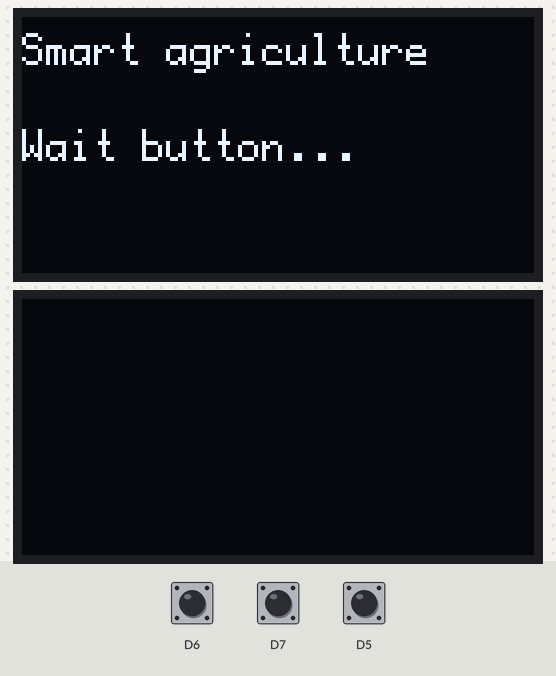
Bench run of a program on a simulated ESP8266 (Wemos D1 mini). Shown: 2 × 128×64 one-colour display. Inputs (shaded band) come from the test bench; at power-on: D5 HIGH, D6 HIGH, D7 HIGH. Random numbers use the default seed unless the program sets one; what the program prints to the serial monitor is not drawn.

Above: at 1.2 s.
1.3 s: D5 pulled LOW for 0.15 s
At 3.0 s:
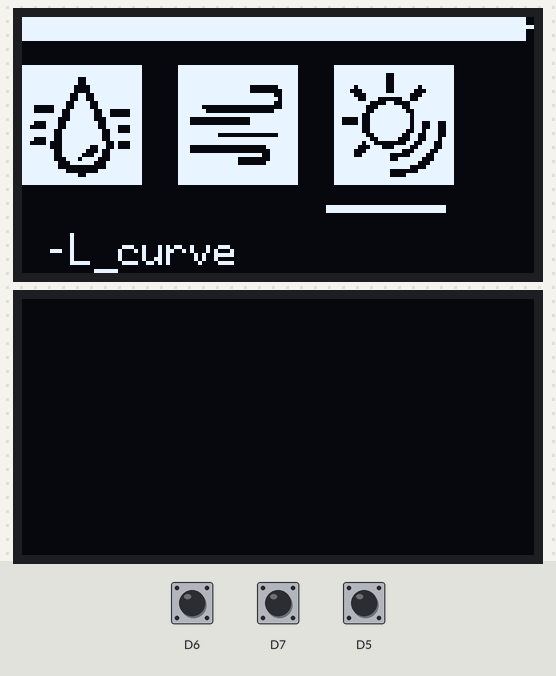
3.3 s: D6 pulled LOW for 1 s
At 5.5 s:
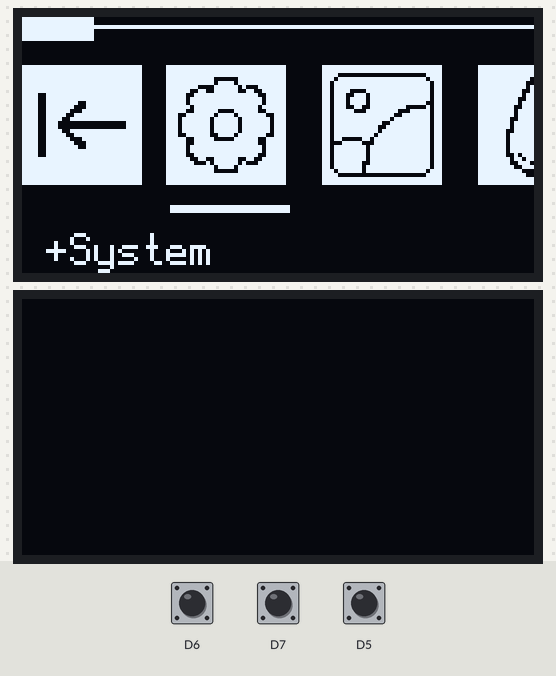
5.8 s: D7 pulled LOW for 3.2 s
At 10.2 s:
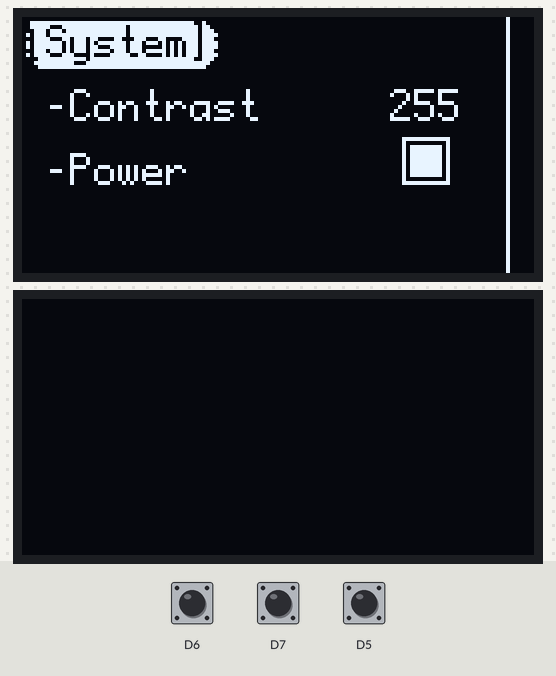
10.5 s: D6 pulled LOW for 0.15 s
At 12.1 s:
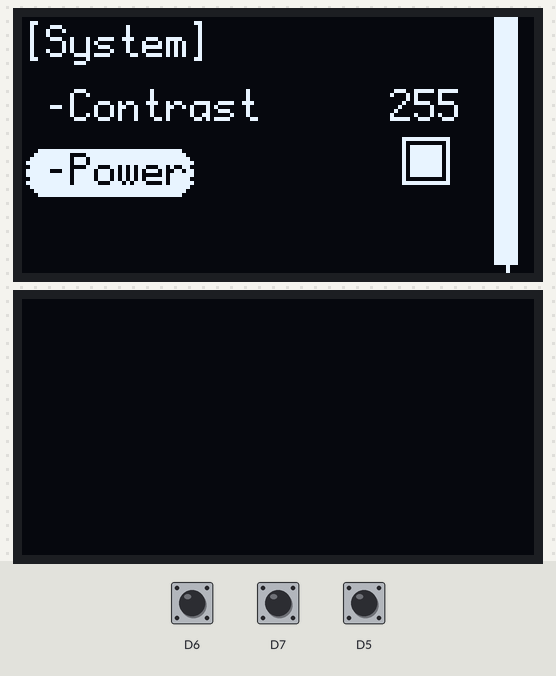
12.4 s: D7 pulled LOW for 0.15 s
At 13.1 s:
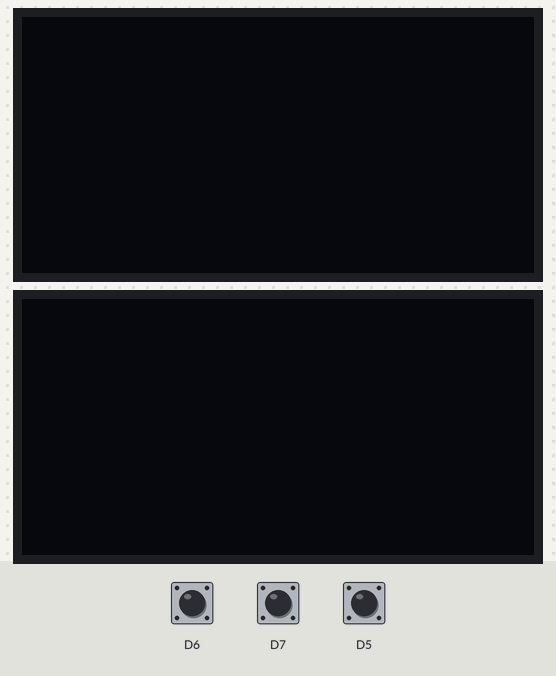
Timing chart, 0 to 15.3 s (numbered marks = the images above; inputs shaded):
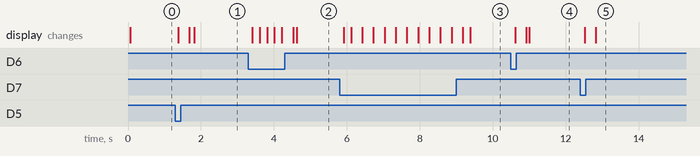

The program:

main.cpp
```cpp
#include <Arduino.h>
#include "menu.h"
#include "application.h"
#include "wave.h"
#include "receiveData.h"

xMenu menu;

int temperature = 0;
int humidity = 0;
int light = 0;
int soil = 0;
int air = 0;

void setup()
{
    Serial.begin(9600);
    Menu_Init(&menu);//菜单初始化
    plotinit();//绘制曲线初始化
}

void loop()
{
    Menu_Loop(&menu);
    receiveData();
}
```

application.h
```cpp
#ifndef _APPLICATION_H
#define _APPLICATION_H

#include "MenuConfig.h"

class Application {
public:
    static void Draw_Home(xpMenu Menu);
    static void Show_Logo(xpMenu Menu);
};

#endif
```

dispDirver.h
```cpp
#ifndef _DISPDRIVER_H_
#define _DISPDRIVER_H_

#include "Arduino.h"

void Disp_Init(void);
void OLED_ClearBuffer(void);
void OLED_SendBuffer(void);
uint16_t OLED_GetStrWidth(const char *s);
void OLED_SetMaxClipWindow(void);
void OLED_SetFont(const uint8_t  *font);
void OLED_DrawPixel(uint16_t x, uint16_t y);
void OLED_DrawLine(uint16_t x1, uint16_t y1, uint16_t x2, uint16_t y2);
uint16_t OLED_DrawStr(uint16_t x, uint16_t y, const char *str);
void OLED_SetDrawColor(void *color);
void OLED_DrawFrame(uint16_t x, uint16_t y, uint16_t w, uint16_t h);
void OLED_DrawRFrame(uint16_t x, uint16_t y, uint16_t w, uint16_t h, uint16_t r);
void OLED_DrawBox(uint16_t x, uint16_t y, uint16_t w, uint16_t h);
void OLED_DrawRBox(uint16_t x, uint16_t y, uint16_t w, uint16_t h, uint16_t r);
void OLED_SetCursor(uint16_t x, uint16_t y);
void OLED_DrawXBMP(uint16_t x, uint16_t y, uint16_t w, uint16_t h, const uint8_t *bitmap);
void OLED_SetContrast(void *value);
void OLED_SetPowerSave(void *is_enable);
uint8_t OLED_GetBufferTileHeight(void);
uint8_t OLED_GetBufferTileWidth(void);
uint8_t *OLED_GetBufferPtr(void);

#endif
```

image.h
```cpp
#ifndef _IMAGE_H_
#define _IMAGE_H_

#define logo_allArray_LEN   9
extern const unsigned char* logo_allArray[logo_allArray_LEN];

#endif
```

menu.h
```cpp
#ifndef __MENU_H__
#define __MENU_H__

#include "MenuConfig.h"

void AddItem(const char *Name, Item_Type Type, const uint8_t *Image, xpItem item, xpPage LocalPage, xpPage nextpage, ItemFunction function);
void AddPage(const char *name, xpPage page, PageType Type);
void Draw_DialogBox(xpMenu Menu, uint16_t x,uint16_t y,uint16_t w,uint16_t h);
void Draw_DialogRBox(xpMenu Menu, uint16_t x, uint16_t y, uint16_t w, uint16_t h, uint16_t r);
uint8_t DialogScale_Show(xpMenu Menu, int16_t x,int16_t y,int16_t Targrt_w,int16_t Targrt_h);
void Set_BgColor(xpMenu Menu, uint8_t color);
void Draw_Scrollbar(uint16_t x, uint16_t y, uint16_t w, uint16_t h, uint16_t r, float step, data_t *data);
void Create_element(xpItem item, element_t *element);
void Create_Menu(xpMenu Menu, xpItem item);

void Menu_Loop(xpMenu menu);
void Menu_Init(xpMenu Menu);

#endif
```

parameter.h
```cpp
#ifndef _PARAMETER_H_
#define _PARAMETER_H_

#include "menuConfig.h"

void ParameterSetting_Widget(xpMenu Menu);

#endif
```

receiveData.h
```cpp
#ifndef receiveData_h
#define receiveData_h
#include"arduino.h"

void receiveData(void);
float parseValue(const String& data, const String& prefix);

#endif
```

text.h
```cpp
#ifndef _TEXT_H_
#define _TEXT_H_

#include "menuConfig.h"

void Text_Widget(xpMenu Menu);

#endif
```

wave.h
```cpp
#ifndef _WAVE_H_
#define _WAVE_H_

#include "menuConfig.h"

void plotinit();
void plotCure(xpMenu Menu);
#endif
```

dispDirver.cpp
```cpp
#include "dispDirver.h"
#include <U8g2lib.h>

U8G2_SSD1306_128X64_NONAME_F_HW_I2C u8g2(U8G2_R0, U8X8_PIN_NONE, SCL, SDA);

void Disp_Init(void)
{
    u8g2.begin();
    u8g2.enableUTF8Print();
}

void OLED_ClearBuffer(void)
{
    u8g2.clearBuffer();
}

void OLED_SendBuffer(void)
{
    u8g2.sendBuffer();
}

uint16_t OLED_GetStrWidth(const char *s)
{
    return u8g2.getStrWidth(s);
}

void OLED_SetMaxClipWindow(void)
{
    u8g2.setMaxClipWindow();
}

void OLED_SetFont(const uint8_t  *font)
{
    u8g2.setFont(font);
}

void OLED_DrawPixel(uint16_t x, uint16_t y)
{
    u8g2.drawPixel(x, y);
}

void OLED_DrawLine(uint16_t x1, uint16_t y1, uint16_t x2, uint16_t y2)
{
    u8g2.drawLine(x1, y1, x2, y2);
}

uint16_t OLED_DrawStr(uint16_t x, uint16_t y, const char *str)
{
    return u8g2.drawStr(x, y, str);
}

void OLED_SetDrawColor(void *color)
{
    u8g2.setDrawColor(*(uint8_t *)color);
}

void OLED_DrawFrame(uint16_t x, uint16_t y, uint16_t w, uint16_t h)
{
    u8g2.drawFrame(x, y, w, h);
}

void OLED_DrawRFrame(uint16_t x, uint16_t y, uint16_t w, uint16_t h, uint16_t r)
{
    u8g2.drawRFrame(x, y, w, h, r);
}

void OLED_DrawBox(uint16_t x, uint16_t y, uint16_t w, uint16_t h)
{
    u8g2.drawBox(x, y, w, h);
}

void OLED_DrawRBox(uint16_t x, uint16_t y, uint16_t w, uint16_t h, uint16_t r)
{
    u8g2.drawRBox(x, y, w, h, r);
}

void OLED_SetCursor(uint16_t x, uint16_t y)
{
    u8g2.setCursor(x, y);
}

void OLED_DrawXBMP(uint16_t x, uint16_t y, uint16_t w, uint16_t h, const uint8_t *bitmap)
{
    u8g2.drawXBMP(x, y, w, h, bitmap);
}

void OLED_SetContrast(void *value)
{
    u8g2.setContrast(*(uint8_t *)value);
}

void OLED_SetPowerSave(void *is_enable)
{
    u8g2.setPowerSave(*(uint8_t *)is_enable);
}

uint8_t OLED_GetBufferTileHeight(void)
{
    return u8g2.getBufferTileHeight();
}

uint8_t OLED_GetBufferTileWidth(void)
{
    return u8g2.getBufferTileWidth();
}

uint8_t *OLED_GetBufferPtr(void)
{
    return u8g2.getBufferPtr();
}
```

parameter.cpp
```cpp
#include "parameter.h"
#include "stdio.h"
#include "menu.h"
#include "dispDirver.h"

void ParameterSetting_Widget(xpMenu Menu)
{
    if(Menu->now_item->element->data->Data_Type == DATA_SWITCH)
    {
        if(Menu->now_item->element->data->function != NULL)Menu->now_item->element->data->function(Menu->now_item->element->data->ptr);
    }
    else
    {
        char value[20] = {0};
        int x = 4, y = 12, w = HOR_RES - 8, h = VER_RES - 32;
        float Step = Menu->now_item->element->data->step;

        if (DialogScale_Show(Menu, x, y, w, h))
        {
            switch (Menu->dir)
            {
            case MENU_UP:
                Draw_Scrollbar(x + 4, y + 18, w - 30, 6, 3, Step, Menu->now_item->element->data);
                if(Menu->now_item->element->data->function != NULL && Menu->now_item->element->data->Function_Type == STEP_EXECUTE)Menu->now_item->element->data->function(Menu->now_item->element->data->ptr);
                break;
            case MENU_DOWN:
                Step = -Step;
                Draw_Scrollbar(x + 4, y + 18, w - 30, 6, 3, Step, Menu->now_item->element->data);
                if(Menu->now_item->element->data->function != NULL && Menu->now_item->element->data->Function_Type == STEP_EXECUTE)Menu->now_item->element->data->function(Menu->now_item->element->data->ptr);
                break;
            default:
                Draw_Scrollbar(x + 4, y + 18, w - 30, 6, 3, 0, Menu->now_item->element->data);
                break;
            }
            if(Menu->now_item->element->data->name == NULL)Menu->now_item->element->data->name = "Null name";
            switch (Menu->now_item->element->data->Data_Type)
            {
            case DATA_INT:
                sprintf(value, "%s:%d ", Menu->now_item->element->data->name, *(int *)(Menu->now_item->element->data->ptr));
                break;
            case DATA_FLOAT:
                sprintf(value, "%s:%.2f ", Menu->now_item->element->data->name, *(float *)(Menu->now_item->element->data->ptr));
            default:
                break;
            }
            OLED_DrawStr(x + 4, y + 13, value);
            OLED_SendBuffer();
        }
    }
}
```

receiveData.cpp
```cpp
#include "HardwareSerial.h"
#include "receiveData.h"

extern int temperature, humidity, light, soil, air;
const size_t npos = (size_t)-1;
void initialization(void)
{

}

void receiveData(void)//接收数据
{
  if (Serial.available() > 0)
  {
    String data = Serial.readString();
    temperature = parseValue(data, "T:");
    humidity = parseValue(data, "H:");
    light = parseValue(data, "L:");
    soil = parseValue(data, "S:");
    air = parseValue(data, "A:");
  }
}

float parseValue(const String& data, const String& prefix) //解析数据
{
  size_t startPos = data.indexOf(prefix);
  if (startPos == npos)
  {
    return 0;  // Not a number
  }

  startPos += prefix.length();  // Move past the prefix
  size_t endPos = data.indexOf(',', startPos);

  if (endPos == npos)
  {
    return data.substring(startPos).toFloat();
  }
  else
  {
    return data.substring(startPos, endPos).toFloat();
  }
}
```

text.cpp
```cpp
#include "text.h"
#include "menu.h"
#include "dispDirver.h"
#include "string.h"

void Text_Widget(xpMenu Menu)
{
    OLED_SetFont(Menu->now_item->element->text->font);
    int char_cnt = strlen(Menu->now_item->element->text->ptr);
    int lineMaxCnt = HOR_RES / Menu->now_item->element->text->font_width - 1;
    int line = 0;
    int x = 2;
    char c;
    int cnt = 0;
    if(DialogScale_Show(Menu, 0, 0, HOR_RES, VER_RES))
    {
        for (int i = 0; i < char_cnt; i++)
        {
            c = Menu->now_item->element->text->ptr[i];
            x += Menu->now_item->element->text->font_width;
            cnt ++;
            if(cnt == lineMaxCnt)
            {
                line ++;
                cnt = 0;
                x = 2;
            }
            OLED_DrawStr(x, Menu->now_item->element->text->font_hight + line*(Menu->now_item->element->text->font_hight), &c);
        }
        OLED_SendBuffer();
    }
}
```

wave.cpp
```cpp
#include "wave.h"
#include "stdio.h"
#include "dispDirver.h"
#include <Fonts/FreeSans12pt7b.h>
#include <Adafruit_SSD1306.h>
#include <Adafruit_GFX.h>

#define SCREEN_WIDTH 128
#define SCREEN_HEIGHT 64
#define OLED_RESET    -1

int margin = 10;  // 坐标轴距离屏幕边缘的距离
int graphWidth = SCREEN_WIDTH - 2 * margin;  // X轴有效宽度
int graphData[SCREEN_WIDTH / 2];  // 用于存储传感器数据
int dataIndex = 0;
int stepSize = 10;  // 曲线点之间的水平距离
Adafruit_SSD1306 display(SCREEN_WIDTH, SCREEN_HEIGHT, &Wire, OLED_RESET);

void plotinit() {
    display.begin(SSD1306_SWITCHCAPVCC, 0x3C);
}

void plotCure(xpMenu Menu) {
    int mappedValue = map((float)(*(int *)(Menu->now_item->element->data->ptr)), Menu->now_item->element->data->min,  Menu->now_item->element->data->max, 0, SCREEN_HEIGHT - 3 * margin); // 将传感器数据从实际范围映射到屏幕的像素范围
    graphData[dataIndex] = mappedValue;
    dataIndex = (dataIndex + 1) % (graphWidth / stepSize); // 依据X轴有效宽度更新索引

    display.clearDisplay();

    // 将X轴上移10个像素
    int xAxisYPosition = SCREEN_HEIGHT - margin - 5;

    display.drawLine(margin, xAxisYPosition, SCREEN_WIDTH - margin, xAxisYPosition, WHITE);                        // 绘制X轴
    display.drawLine(SCREEN_WIDTH - margin, xAxisYPosition, SCREEN_WIDTH - margin - 5, xAxisYPosition - 5, WHITE); // 向上箭头
    display.drawLine(SCREEN_WIDTH - margin, xAxisYPosition, SCREEN_WIDTH - margin - 5, xAxisYPosition + 5, WHITE); // 向下箭头
    display.drawLine(margin, xAxisYPosition, margin, margin, WHITE);                                               // 绘制Y轴
    display.drawLine(margin, margin, margin - 5, margin + 5, WHITE);                                               // 向左箭头
    display.drawLine(margin, margin, margin + 5, margin + 5, WHITE);                                               // 向右箭头

    for (int i = 0; i < graphWidth / stepSize - 1; i++) { // 绘制曲线
        int thisIndex = (dataIndex + i) % (graphWidth / stepSize);
        int nextIndex = (dataIndex + i + 1) % (graphWidth / stepSize);
        display.drawLine(margin + i * stepSize, xAxisYPosition - graphData[thisIndex], margin + (i + 1) * stepSize, xAxisYPosition - graphData[nextIndex], WHITE);
    }

    // 在底部显示字符串，防止与X轴重叠
    display.setTextSize(1); // 设置文本大小
    display.setTextColor(WHITE); // 设置文本颜色
    display.setCursor(margin, SCREEN_HEIGHT - margin + 2); // 设置文本显示的起始位置，X轴下方
    display.print(Menu->now_item->element->data->name);
    display.print(":");
    display.print(*(int *)(Menu->now_item->element->data->ptr));
    display.print(Menu->now_item->element->data->unit);

    display.display();
    delay(100);
}
```

MenuConfig.h
```cpp
#ifndef _MENUCONFIG_H_
#define _MENUCONFIG_H_

#include "stdint.h"
#include "U8g2lib.h"

// 屏幕分辨率定义
#define HOR_RES     128 // 水平分辨率
#define VER_RES     64 // 垂直分辨率

// 菜单字体定义
#define MENU_FONT   u8g2_font_profont12_mf

// 字体尺寸定义
#define Font_Hight   12 // 字体高度

// 字体宽度
#define Font_Width  6

// 文本间距
#define TEXT_SPACE  16

// 起始Y坐标，基于字体大小设定的第一行位置
#define Init_y   Font_Hight

// 起始X坐标
#define Init_x    0

// 图片大小
#define IMG_WIDTH   30
#define IMG_HEIGHT  30

// 图片间距
#define IMG_SPACE   39

#define true 1
#define false 0

typedef struct Page *xpPage;
typedef struct Item *xpItem;
typedef struct Menu *xpMenu;
typedef void (*ItemFunction)(xpMenu);
typedef void (*DataFunction)(void *);

typedef enum DataFunction_Type
{
    EXIT_EXECUTE,   // 退出执行
    STEP_EXECUTE    // 步进执行
} DataFunction_Type;

typedef enum data_type
{
    DATA_INT,      // 整型数据
    DATA_FLOAT,     // 浮点型数据
    DATA_SWITCH    // 开关类型数据
} data_type;

typedef enum operate_type
{
    READ_ONLY,     // 只读
    READ_WRITE     // 读写
} operate_type;

typedef struct data_t {
    const char *name;
    const char *unit;
    void *ptr; // 指向整型数据的指针
    DataFunction function;
    DataFunction_Type Function_Type;
    data_type Data_Type;
    operate_type Operate_Type;
    int max;
    int min;
    float step;
} data_t;

typedef struct text_t {
    const char *ptr;
    const uint8_t *font;
    int font_hight;
    int font_width;
} text_t;

typedef struct element_t {
    data_t *data;
    text_t *text;
} element_t;

/**
 * AnimationParam 结构体定义
 * 用于存储PID控制器的误差及调整参数
 */
typedef struct Animation_Param
{
    float kp;         // 比例增益
    float ki;         // 积分增益
    float kd;         // 微分增益
    float error;    // 当前误差
    float sum_srror; // 积累的误差
    float last_error; // 上一次的误差
}AnimationParam;

typedef struct Animation
{
    AnimationParam OptionPlace;
    AnimationParam Dialog_Scale;
    AnimationParam TextPage_Cursor;
    AnimationParam TextPage_Y;
    AnimationParam ImagePage_X;
    AnimationParam ImagePage_Cursor;
}Animation;

// 菜单状态枚举: 定义了菜单及应用程序的不同运行状态
typedef enum MenuState
{
    MENU_INIT,       // 菜单初始化状态
    MENU_DRAWING,    // 菜单绘制状态
    MENU_RUN,        // 菜单运行状态
    APP_RUN,         // 应用程序运行状态
    APP_DRAWING,     // 应用程序绘制状态
    APP_QUIT         // 应用程序退出状态
} MenuState;

// 页面状态枚举
// 用于表示页面的两种状态：移动和静止
typedef enum PageState
{
    PAGE_MOVING,    // 页面正在移动
    PAGE_STATIC     // 页面处于静止状态
}Page_State;

// 菜单运动方向枚举
// 这个枚举定义了菜单系统中可能的方向和操作，包括向上、向下、进入和退出等操作。
typedef enum MenuDirection
{
    MENU_NONE,    // 无操作
    MENU_UP,      // 向上
    MENU_DOWN,    // 向下
    MENU_ENTER   // 进入或选择
} Menu_Direction;

// 菜单项目类型枚举
typedef enum ItemType
{
    // 父菜单项: 代表菜单中的顶级项或父级项，通常不直接与用户交互，而是作为其他菜单项的容器。
    PARENTS = 0,
    // 循环功能项: 代表一种循环执行的功能，在菜单系统中用于循环播放、轮询等操作。
    LOOP_FUNCTION,
    // 一次性功能项: 代表仅执行一次的功能，执行后即被标记为完成，不再重复执行。
    ONCE_FUNCTION,
    // 数据项: 代表菜单中用于显示或设置数据的项，可以是数值、文本等各种形式的数据。
    DATA,
    // 文本类型: 代表菜单中的文本项，用于显示提示信息或提示用户操作。
    _TEXT_,
    // 波形类型: 代表菜单中的波形显示项，用于显示波形数据。
    WAVE,
    CURE,
    // 返回键: 代表菜单中的返回键，用于返回上一级菜单。
    RETURN
} Item_Type;

// 页面类型枚举
typedef enum PageType
{
    // 文本类型
    TEXT,
    // 图像类型
    IMAGE
} PageType;

// 光标运动参数
typedef struct CursorParam
{
    // 当前宽度
    int NowWide;
    // 当前行坐标
    int NowRow;
    // 当前列坐标
    int NowColumn;
    // 目标行坐标
    int TargrtRow;
    // 目标列坐标
    int TargrtColumn;
    // 目标宽度
    int TargrtWide;
} CursorParam;

// 对话框运动参数
typedef struct DialogScaleParam
{
    // 对话框初始宽度
    uint16_t now_wide;
    // 对话框初始高度
    uint16_t now_high;
} DialogScaleParam;

// 滚动条运动参数
typedef struct OptionPlaceParam
{
    // 滚动条当前长度
    uint16_t now_lenght;
    // 滚动条目标长度
    uint16_t target_lenght;
} OptionPlaceParam;

// 滚动条
typedef struct OptionPlace
{
    OptionPlaceParam TextPage_OptionPlace;
    OptionPlaceParam ImagePage_OptionPlace;
} OptionPlace;

/**
 * 定义一个名为Page的结构体类型
 * 用于表示页面信息
 */
typedef struct Page {
    const char *pageName;      // 页面名称，使用指针存储
    PageType type;         // 页面类型
    Page_State page_state;    // 页面的状态
    // 使用内联函数封装成员变量，以提供更高的数据封装性和保护性
    struct {
        xpItem parent;         // 父级项
        xpItem head;           // 头部项
        xpItem tail;           // 尾部项
        xpItem lastJumpItem;
    } item;
    int length;            // 页面长度
    int jumpX;
    int jumpY;
    int cursorLastColumn;
    int cursorLastRow;
    int cursorLastWide;
} xPage;

// 定义一个名为Item的结构体类型
typedef struct Item {
    const char *itemName; // 结构体成员变量：项目名称，使用const char*类型
    Item_Type itemType; // 结构体成员变量：项目类型，自定义的Item_Type类型
    element_t *element;
    int id; // 结构体成员变量：项目ID，使用uint8_t类型
    // 使用内联函数封装page结构体，以保护成员变量
    struct {
        xpPage location; // 页面位置
        xpPage jumpPage; // 跳转页面
    } page;
    xpItem lastItem, nextItem; // 上一个项目和下一个项目的指针
    ItemFunction itemFunction; // 函数指针，指向一个接受xpItem类型参数的函数
    int16_t x;
    int16_t y;
    int16_t Animation_x;
    int16_t Animation_y;
    uint8_t function_state;
    const uint8_t *logo;
} xItem;

/**
 * xMenu结构体定义
 * 用于表示一个菜单的相关信息
 */
typedef struct Menu {
    xpItem now_item;          // 当前选中的item
    xpItem old_item;          // 上一个选中的item
    xpItem lastJumpItem;
    uint8_t bgColor;          // 菜单的背景颜色
    int text_space;        // 文本间距
    int image_space;      // 图片间距
    int headX;
    int headY;
    MenuState menu_state;    // 菜单的状态
    Menu_Direction dir;
    Animation _animation;
    CursorParam _cursor;
    DialogScaleParam _dialogScale;
    OptionPlace _optionPlace;
} xMenu;

void Create_Parameter(void);
void Create_Text(void);
void Create_MenuTree(xpMenu Menu);
void Menu_Init(xpMenu Menu);

#endif
```

Source omitted: application.cpp (data table, 6780 bytes), image.cpp (data table, 7364 bytes), menu.cpp (35421 bytes), MenuConfig.cpp (4740 bytes)

Measured:
- after the input at 1.3 s, the display: first changes after 0.08 s (image 1 shows a later state)
- after the input at 3.3 s, the display: first changes after 0.11 s (image 2 shows a later state)
- after the input at 5.8 s, the display: first changes after 0.11 s (image 3 shows a later state)
- after the input at 10.5 s, the display: first changes after 0.12 s (image 4 shows a later state)
- after the input at 12.4 s, the display: first changes after 0.12 s (image 5 shows a later state)
